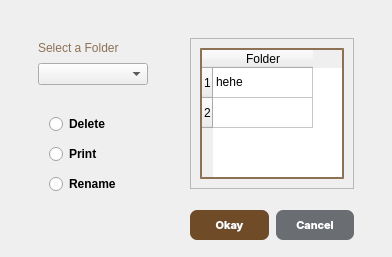
<?xml version="1.0" encoding="UTF-8"?>
<ui version="4.0">
 <class>Dialog</class>
 <widget class="QDialog" name="Dialog">
  <property name="geometry">
   <rect>
    <x>0</x>
    <y>0</y>
    <width>392</width>
    <height>257</height>
   </rect>
  </property>
  <property name="windowTitle">
   <string>Dialog</string>
  </property>
  <layout class="QHBoxLayout" name="horizontalLayout">
   <property name="bottomMargin">
    <number>0</number>
   </property>
   <item>
    <widget class="QWidget" name="widget" native="true">
     <layout class="QHBoxLayout" name="horizontalLayout_2">
      <property name="bottomMargin">
       <number>0</number>
      </property>
      <item>
       <widget class="QWidget" name="widget_2" native="true">
        <property name="minimumSize">
         <size>
          <width>0</width>
          <height>100</height>
         </size>
        </property>
        <property name="maximumSize">
         <size>
          <width>200</width>
          <height>300</height>
         </size>
        </property>
        <layout class="QVBoxLayout" name="verticalLayout">
         <property name="spacing">
          <number>0</number>
         </property>
         <item>
          <widget class="QWidget" name="widget_4" native="true">
           <property name="minimumSize">
            <size>
             <width>0</width>
             <height>0</height>
            </size>
           </property>
           <layout class="QVBoxLayout" name="verticalLayout_3">
            <property name="spacing">
             <number>5</number>
            </property>
            <item>
             <widget class="QLabel" name="label">
              <property name="minimumSize">
               <size>
                <width>0</width>
                <height>20</height>
               </size>
              </property>
              <property name="maximumSize">
               <size>
                <width>16777215</width>
                <height>20</height>
               </size>
              </property>
              <property name="styleSheet">
               <string notr="true">#label{
	font: 900 12pt &quot;Segoe UI Black&quot;;
	alignment: center;
    color: rgba(111, 75, 39, 0.77);
}</string>
              </property>
              <property name="text">
               <string>Select a Folder</string>
              </property>
             </widget>
            </item>
            <item>
             <widget class="QComboBox" name="folder_names_cb"/>
            </item>
           </layout>
          </widget>
         </item>
         <item>
          <widget class="QWidget" name="widget_5" native="true">
           <property name="minimumSize">
            <size>
             <width>0</width>
             <height>200</height>
            </size>
           </property>
           <widget class="QRadioButton" name="radioButton_delete">
            <property name="geometry">
             <rect>
              <x>20</x>
              <y>20</y>
              <width>89</width>
              <height>20</height>
             </rect>
            </property>
            <property name="styleSheet">
             <string notr="true">#radioButton_delete{
font-weight:bold;
}
#radioButton_delete::indicator{
color: red;

}</string>
            </property>
            <property name="text">
             <string>Delete</string>
            </property>
           </widget>
           <widget class="QRadioButton" name="radioButton_print">
            <property name="geometry">
             <rect>
              <x>20</x>
              <y>50</y>
              <width>89</width>
              <height>20</height>
             </rect>
            </property>
            <property name="styleSheet">
             <string notr="true">#radioButton_print {
font-weight:bold;
}</string>
            </property>
            <property name="text">
             <string>Print</string>
            </property>
           </widget>
           <widget class="QRadioButton" name="radioButton_rename">
            <property name="geometry">
             <rect>
              <x>20</x>
              <y>80</y>
              <width>89</width>
              <height>20</height>
             </rect>
            </property>
            <property name="styleSheet">
             <string notr="true">#radioButton_rename {
font-weight:bold;
}</string>
            </property>
            <property name="text">
             <string>Rename</string>
            </property>
           </widget>
          </widget>
         </item>
        </layout>
       </widget>
      </item>
      <item>
       <widget class="QWidget" name="widget_3" native="true">
        <property name="minimumSize">
         <size>
          <width>200</width>
          <height>0</height>
         </size>
        </property>
        <property name="maximumSize">
         <size>
          <width>200</width>
          <height>400</height>
         </size>
        </property>
        <layout class="QVBoxLayout" name="verticalLayout_2">
         <property name="spacing">
          <number>0</number>
         </property>
         <item>
          <widget class="QWidget" name="widget_7" native="true">
           <layout class="QHBoxLayout" name="horizontalLayout_4">
            <item>
             <widget class="QScrollArea" name="scrollArea">
              <property name="widgetResizable">
               <bool>true</bool>
              </property>
              <widget class="QWidget" name="scrollAreaWidgetContents">
               <property name="geometry">
                <rect>
                 <x>0</x>
                 <y>0</y>
                 <width>162</width>
                 <height>151</height>
                </rect>
               </property>
               <layout class="QHBoxLayout" name="horizontalLayout_5">
                <item alignment="Qt::AlignHCenter">
                 <widget class="QTableWidget" name="tableWidget">
                  <property name="styleSheet">
                   <string notr="true">#tableWidget{
border-style: solid; border-width: 2px; border-color: rgba(111, 75, 39, 0.77);;
}</string>
                  </property>
                  <row>
                   <property name="text">
                    <string>1</string>
                   </property>
                  </row>
                  <row>
                   <property name="text">
                    <string>2</string>
                   </property>
                  </row>
                  <column>
                   <property name="text">
                    <string>Folder</string>
                   </property>
                  </column>
                  <item row="0" column="0">
                   <property name="text">
                    <string>hehe</string>
                   </property>
                  </item>
                 </widget>
                </item>
               </layout>
              </widget>
             </widget>
            </item>
           </layout>
          </widget>
         </item>
         <item>
          <widget class="QWidget" name="widget_6" native="true">
           <property name="minimumSize">
            <size>
             <width>0</width>
             <height>50</height>
            </size>
           </property>
           <property name="maximumSize">
            <size>
             <width>16777215</width>
             <height>16777215</height>
            </size>
           </property>
           <property name="sizeIncrement">
            <size>
             <width>0</width>
             <height>200</height>
            </size>
           </property>
           <layout class="QHBoxLayout" name="horizontalLayout_3">
            <property name="spacing">
             <number>7</number>
            </property>
            <property name="leftMargin">
             <number>9</number>
            </property>
            <property name="topMargin">
             <number>0</number>
            </property>
            <property name="rightMargin">
             <number>9</number>
            </property>
            <property name="bottomMargin">
             <number>0</number>
            </property>
            <item>
             <widget class="QPushButton" name="okaybtn">
              <property name="minimumSize">
               <size>
                <width>0</width>
                <height>30</height>
               </size>
              </property>
              <property name="maximumSize">
               <size>
                <width>16777215</width>
                <height>25</height>
               </size>
              </property>
              <property name="styleSheet">
               <string notr="true">#okaybtn{
font-weight:bold;
color: white;
background-color: #6F4B27;
border-top-left-radius: 7px;
border-top-right-radius: 7px;
border-bottom-left-radius: 7px;
border-bottom-right-radius: 7px;
font-family: Inter;
font-size: 11px;
text-align: center;
}
#okaybtn:hover{
color: rgb(144,115,87);
border : 3px solid rgb(144,115,87);
background-color: white;
}</string>
              </property>
              <property name="text">
               <string>Okay</string>
              </property>
             </widget>
            </item>
            <item>
             <widget class="QPushButton" name="cancelbtn">
              <property name="minimumSize">
               <size>
                <width>0</width>
                <height>30</height>
               </size>
              </property>
              <property name="maximumSize">
               <size>
                <width>16777215</width>
                <height>25</height>
               </size>
              </property>
              <property name="styleSheet">
               <string notr="true">#cancelbtn{
font-weight:bold;
color: white;
background-color: #6A6E72;
border-top-left-radius: 7px;
border-top-right-radius: 7px;
border-bottom-left-radius: 7px;
border-bottom-right-radius: 7px;
font-family: Inter;
font-size: 11px;
text-align: center;
}
#cancelbtn:hover{
color: #6A6E72;
border : 3px solid#6A6E72;
background-color: white;
}
</string>
              </property>
              <property name="text">
               <string>Cancel</string>
              </property>
             </widget>
            </item>
           </layout>
          </widget>
         </item>
        </layout>
       </widget>
      </item>
     </layout>
    </widget>
   </item>
  </layout>
 </widget>
 <resources/>
 <connections/>
</ui>
